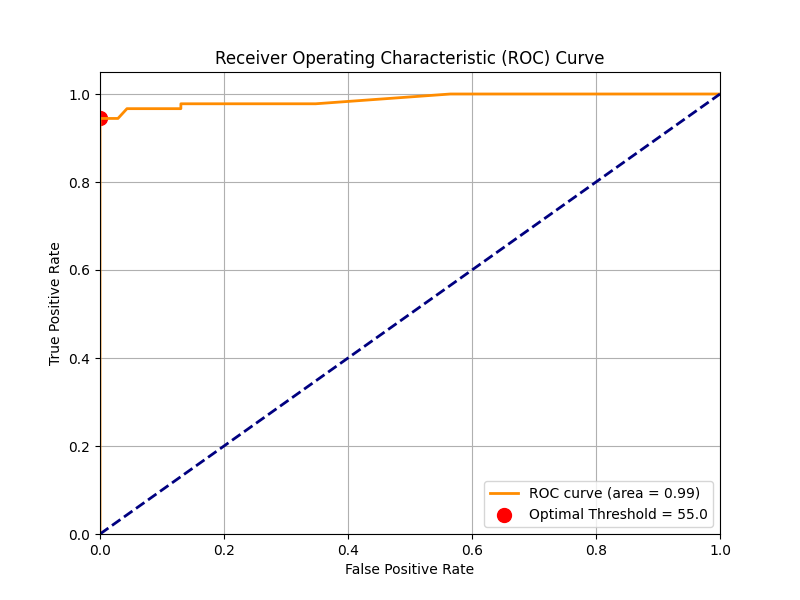

The Python source for this figure:
import numpy as np
from matplotlib import pyplot as plt
from sklearn.metrics import roc_auc_score, roc_curve

from receiptaggregator.eml_loader import parse_directory
from receiptaggregator.invoice_classification import RuleBasedClassifier

email_files = parse_directory("eml_files")
rule_classification = RuleBasedClassifier()
scores = [rule_classification.classify_email(email) for email in email_files]
classifications = [
    False,
    False,
    False,
    False,
    False,
    False,
    False,
    False,
    False,
    True,
    True,
    True,
    False,
    False,
    True,
    False,
    False,
    False,
    False,
    False,
    False,
    False,
    False,
    False,
    False,
    False,
    False,
    True,
    False,
    False,
    False,
    False,
    False,
    True,
    False,
    False,
    False,
    True,
    True,
    True,
    True,
    True,
    True,
    True,
    True,
    True,
    True,
    True,
    True,
    True,
    True,
    True,
    True,
    True,
    True,
    True,
    True,
    True,
    True,
    True,
    True,
    True,
    True,
    True,
    True,
    True,
    True,
    True,
    True,
    True,
    True,
    True,
    True,
    True,
    True,
    True,
    True,
    True,
    True,
    True,
    True,
    True,
    True,
    True,
    True,
    True,
    True,
    True,
    True,
    True,
    True,
    True,
    True,
    True,
    True,
    True,
    True,
    True,
    True,
    True,
    True,
    True,
    True,
    True,
    True,
    True,
    True,
    True,
    True,
    True,
    True,
    True,
    False,
    False,
    False,
    False,
    False,
    False,
    False,
    False,
    False,
    True,
    False,
    False,
    True,
    False,
    False,
    False,
    True,
    True,
    False,
    False,
    True,
    False,
    False,
    False,
    False,
    False,
    False,
    False,
    True,
    False,
    True,
    False,
    True,
    True,
    False,
    False,
    False,
    False,
    False,
    False,
    False,
    False,
    False,
    False,
    False,
    False,
    False,
]

true_labels = [int(cls) for cls in classifications]
fpr, tpr, thresholds = roc_curve(true_labels, scores)
optimal_idx = np.argmax(tpr - fpr)
optimal_threshold = thresholds[optimal_idx]

print(f"Scores calculated: {scores}")
print(f"Optimal threshold: {optimal_threshold}")

plt.figure(figsize=(8, 6))
plt.plot(
    fpr,
    tpr,
    color="darkorange",
    lw=2,
    label=f"ROC curve (area = {roc_auc_score(true_labels, scores):.2f})",
)
plt.scatter(
    fpr[optimal_idx],
    tpr[optimal_idx],
    marker="o",
    color="red",
    s=100,
    label=f"Optimal Threshold = {optimal_threshold}",
)
plt.plot([0, 1], [0, 1], color="navy", lw=2, linestyle="--")
plt.xlim([0.0, 1.0])
plt.ylim([0.0, 1.05])
plt.xlabel("False Positive Rate")
plt.ylabel("True Positive Rate")
plt.title("Receiver Operating Characteristic (ROC) Curve")
plt.legend(loc="lower right")
plt.grid(True)
plt.show()
